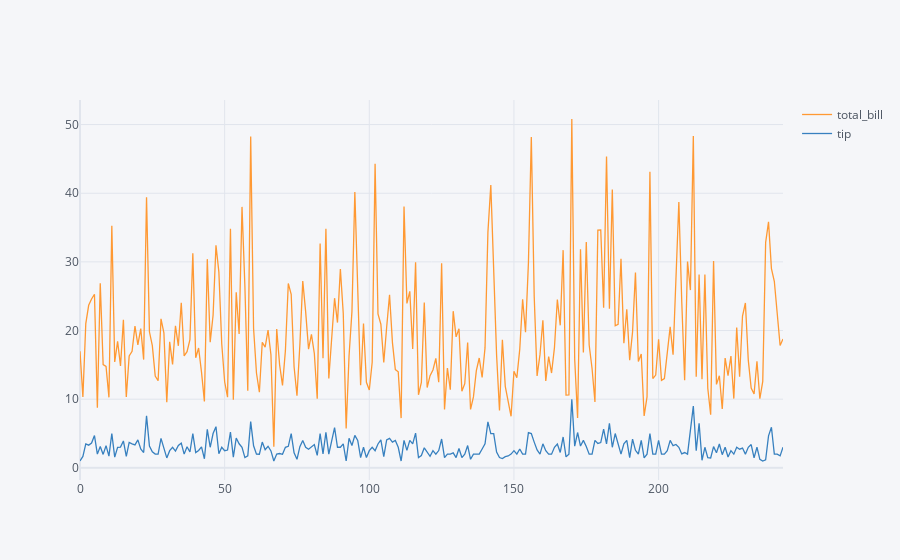

The code cell stored with this chart in its notebook:
### Code cell
data[['total_bill','tip']].iplot(kind='scatter')

### Figure 1 — Plotly figure (JSON) as saved in the notebook; plotly's stock layout.template omitted (floating-point values rounded to 4 significant figures; data arrays with more than 128 entries replaced by an {"elided": "..."} marker saying what was removed)
{"data": [{"line": {"color": "rgba(255, 153, 51, 1.0)", "dash": "solid", "shape": "linear", "width": 1.3}, "mode": "lines", "name": "total_bill", "text": "", "type": "scatter", "x": {"elided": "244 int values"}, "y": {"elided": "244 float values"}}, {"line": {"color": "rgba(55, 128, 191, 1.0)", "dash": "solid", "shape": "linear", "width": 1.3}, "mode": "lines", "name": "tip", "text": "", "type": "scatter", "x": {"elided": "244 int values"}, "y": {"elided": "244 float values"}}], "layout": {"legend": {"bgcolor": "#F5F6F9", "font": {"color": "#4D5663"}}, "paper_bgcolor": "#F5F6F9", "plot_bgcolor": "#F5F6F9", "title": {"font": {"color": "#4D5663"}}, "xaxis": {"gridcolor": "#E1E5ED", "showgrid": true, "tickfont": {"color": "#4D5663"}, "title": {"font": {"color": "#4D5663"}, "text": ""}, "zerolinecolor": "#E1E5ED"}, "yaxis": {"gridcolor": "#E1E5ED", "showgrid": true, "tickfont": {"color": "#4D5663"}, "title": {"font": {"color": "#4D5663"}, "text": ""}, "zerolinecolor": "#E1E5ED"}}}
